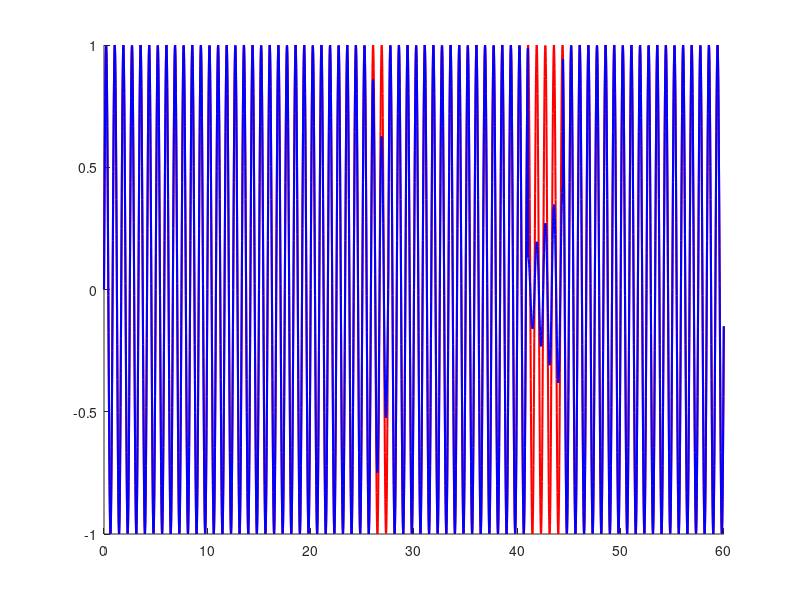

Reproduce this figure in MATLAB. (Note: this script raises an error after producing the figure.)
function signal_noisy = artifact_amplitude_modulation_sigmoid(time, signal, num_artifact, plt_fig,...
    mod_len_all, mod_loc_all, mod_slp_all, mod_amp_all, mod_dir_all)
    % This function generates sudden amplitude changes by modulating the
    % signal using sigmoid functions.
    % 
    % Parameters:
    % - time: Time vector (n*1)
    % - signal: Original signal (n*1)
    % - num_artifact: Number of artifacts
    % - plt_fig: Plot flag (1 for visualization, 0 to skip)
    % - mod_len_all: Durations of artifacts, unit: sample
    % - mod_loc_all: Locations of artifacts, unit: sample
    % - mod_slp_all: Slopes of sigmoid modulations
    % - mod_amp_all: Amplitudes of modulations
    % - mod_dir_all: Directions of modulation (+1 or -1)
    %
    % Author: Jingyi Wu, 2025

    %% Ensure time and signal are column vectors
    if nargin > 0 && (~iscolumn(time) || ~iscolumn(signal))
        warning('Input "time" and "signal" must be column vectors. Reshaping...');
        time = time(:);
        signal = signal(:);
    end

    %% Sigmoid function for modulation
    sigmoid_modulation = @(x, a, b) 1 ./ (1 + exp(-a * (x - b))); % Sigmoid function

    %% Default Parameters
    if nargin == 0
        fs = 50; % Hz
        time = (0:1/fs:60-1/fs)'; % Time axis, 60 seconds
        signal = sin(2*pi*1.2*time); % Example signal (1.2 Hz sine wave)
        num_artifact = randi([0 3]);
        plt_fig = 1; % Default to plotting
    end

    if nargin < 3 || isempty(num_artifact)
        num_artifact = randi([0 3]); % Randomize the number of artifacts
    end

    if nargin < 4 || isempty(plt_fig)
        plt_fig = 1; % Default to plotting if not provided
    end

    %% Randomize Parameters if Not Provided
    if nargin < 5 || isempty(mod_len_all)
        fs = 1 / (time(2) - time(1)); % Sampling frequency
        len_min = floor(1 * fs + 1); len_max = floor(4 * fs); % Durations in samples
        mod_len_all = randi([len_min, len_max], num_artifact, 1);
    end

    if nargin < 6 || isempty(mod_loc_all)
        loc_min = 1; loc_max = length(time);
        mod_loc_all = randi([loc_min, loc_max], num_artifact, 1); % Random locations
    end

    if nargin < 7 || isempty(mod_slp_all)
        mod_slp_all = 0.5 + (2 - 0.5) * rand(num_artifact, 1); % Random slopes
    end

    if nargin < 8 || isempty(mod_amp_all)
        mod_amp_all = 0.25 + (1.5 - 0.25) * rand(num_artifact, 1); % Random amplitudes
    end

    if nargin < 9 || isempty(mod_dir_all)
        mod_dir_all = randi([0, 1], num_artifact, 1) * 2 - 1; % Random directions (+1 or -1)
    end

    %% Adjust Out-of-Bounds Artifacts
    artifact_end_locations = mod_len_all + mod_loc_all;
    idx_check = artifact_end_locations > length(time);
    mod_loc_all(idx_check) = mod_loc_all(idx_check) - (artifact_end_locations(idx_check) - length(time));
    
    %% Apply Sigmoid Modulations
    signal_noisy = signal;
    for idx_mod = 1:num_artifact
        t_mod_loc = mod_loc_all(idx_mod):mod_loc_all(idx_mod) + mod_len_all(idx_mod) - 1;
        t_mod = time(t_mod_loc);
        mod_center = (t_mod(1) + t_mod(end)) / 2; % Center without rounding
        mod_amp = mod_amp_all(idx_mod);
        mod_slope = mod_slp_all(idx_mod);
        mod_dir = mod_dir_all(idx_mod);

        if mod_dir == 1
            modulation_factor = mod_amp * sigmoid_modulation(t_mod, mod_slope, mod_center);
        else
            modulation_factor = -mod_amp * sigmoid_modulation(t_mod, mod_slope, mod_center) + 1;
        end 
        
        signal_noisy(t_mod_loc) = signal_noisy(t_mod_loc) .* modulation_factor;
    end

    %% Visualize
    if plt_fig == 1
        figure; set(gcf, 'Position', [100, 100, 600, 300]); hold on;
        plot(time, signal, 'Color', 'r', 'LineWidth', 1.5);
        s1 = plot(time, signal_noisy, 'Color', 'b', 'LineWidth', 1.5);
        if num_artifact ~= 0
            xline(time(mod_loc_all), 'k--', 'LineWidth', 1);
            legend(s1, 'Modulated Signal');
        else
            legend(s1, 'Modulated Signal');
        end
        title(['Pulse Modulation by Sigmoids, Artifacts: ', num2str(num_artifact)]);
        ylabel('\DeltaOD (a.u.)');
        xlabel('Time (s)');
        box off;
    end
end
